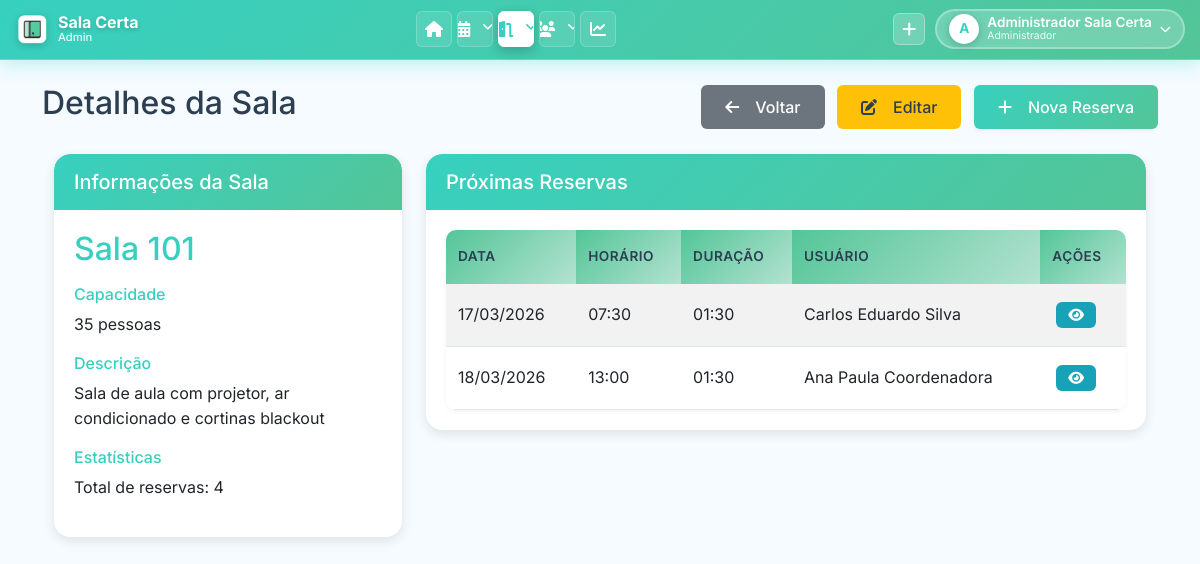
The app's page /pages/ver_sala.php?id=6 (signed in) with its own data.
### tables this page shows
CREATE TABLE `SALA` (
    `SALA_ID` INT(11) NOT NULL AUTO_INCREMENT,
    `NUM_SALA` VARCHAR(50) NOT NULL COMMENT 'Número/código da sala (ex: 101, T01, LAB-01)',
    `QTD_PESSOAS` INT(11) NOT NULL DEFAULT 0 COMMENT 'Capacidade máxima de pessoas',
    `DESCRICAO` TEXT DEFAULT NULL COMMENT 'Descrição da sala e recursos disponíveis',
    `TIPO_SALA` VARCHAR(100) DEFAULT '' COMMENT 'Tipo: Sala de Aula, Laboratório, Auditório, Sala de Reunião, Biblioteca',
    `SETOR_RESPONSAVEL` VARCHAR(255) DEFAULT '' COMMENT 'Setor responsável pela sala',
    PRIMARY KEY (`SALA_ID`),
    UNIQUE KEY `uk_num_sala` (`NUM_SALA`)
);

CREATE TABLE `RESERVA_SALA` (
    `RESERVA_ID` INT(11) NOT NULL AUTO_INCREMENT,
    `USUARIO_ID` INT(11) NOT NULL,
    `SALA_ID` INT(11) NOT NULL,
    `DATA_RESERVA` DATE NOT NULL COMMENT 'Data da reserva (YYYY-MM-DD)',
    `HORA_INICIO` TIME NOT NULL COMMENT 'Horário de início (HH:MM:SS)',
    `TEMPO_RESERVA` TIME NOT NULL COMMENT 'Duração da reserva (ex: 01:30:00)',
    `ESTADO` ENUM('Ativa', 'Cancelada', 'Pendente', 'Reservado') NOT NULL DEFAULT 'Ativa',
    PRIMARY KEY (`RESERVA_ID`),
    KEY `idx_reserva_usuario` (`USUARIO_ID`),
    KEY `idx_reserva_sala` (`SALA_ID`),
    KEY `idx_reserva_data` (`DATA_RESERVA`),
    KEY `idx_reserva_estado` (`ESTADO`),
    KEY `idx_reserva_sala_data_estado` (`SALA_ID`, `DATA_RESERVA`, `ESTADO`) COMMENT 'Índice composto para verificação de conflitos',
    CONSTRAINT `fk_reserva_usuario` FOREIGN KEY (`USUARIO_ID`) REFERENCES `USUARIO` (`USUARIO_ID`) ON DELETE RESTRICT ON UPDATE CASCADE,
    CONSTRAINT `fk_reserva_sala` FOREIGN KEY (`SALA_ID`) REFERENCES `SALA` (`SALA_ID`) ON DELETE RESTRICT ON UPDATE CASCADE
);

CREATE TABLE `USUARIO` (
    `USUARIO_ID` INT(11) NOT NULL AUTO_INCREMENT,
    `USUARIO_NOME` VARCHAR(255) NOT NULL,
    `USUARIO_EMAIL` VARCHAR(255) NOT NULL,
    `USUARIO_SENHA` VARCHAR(255) NOT NULL COMMENT 'Hash bcrypt via password_hash() ou texto puro (legado)',
    `USUARIO_CPF` VARCHAR(14) NOT NULL COMMENT 'Formato: 000.000.000-00 ou apenas números',
    `USUARIO_CURSO` VARCHAR(255) DEFAULT NULL,
    `TIPO_USUARIO` ENUM('admin', 'comum') NOT NULL DEFAULT 'comum',
    `SETOR` VARCHAR(255) DEFAULT '' COMMENT 'Se preenchido, permite acesso ao painel admin',
    `FOTO_PERFIL` VARCHAR(500) DEFAULT NULL COMMENT 'Caminho relativo: uploads/perfil/user_X_timestamp.png',
    PRIMARY KEY (`USUARIO_ID`),
    UNIQUE KEY `uk_usuario_email` (`USUARIO_EMAIL`),
    UNIQUE KEY `uk_usuario_cpf` (`USUARIO_CPF`)
);

### classes/Sala.php (called while the page is built, shortened)
<?php
class Sala {
    public static function buscarPorId($id) {
        $conn = Conexao::getConn();
        $sql = "SELECT * FROM SALA WHERE SALA_ID = :id";
        $stmt = $conn->prepare($sql);
        $stmt->bindValue(':id', $id);
        $stmt->execute();
        return $stmt->fetch();
    }
}

### pages/ver_sala.php (the view, shortened to what this page needs)
<?php
require_once '../classes/Sala.php';
$id = $_GET['id'];
$sala = Sala::buscarPorId($id);
$conn = Conexao::getConn();
$hoje = date('Y-m-d');
$sql = "SELECT r.*, u.USUARIO_NOME
        FROM RESERVA_SALA r
        JOIN USUARIO u ON r.USUARIO_ID = u.USUARIO_ID
        WHERE r.SALA_ID = :sala_id
        AND (r.DATA_RESERVA >= :hoje OR (r.DATA_RESERVA = :hoje AND ADDTIME(r.HORA_INICIO, r.TEMPO_RESERVA) >= CURTIME()))
        AND r.ESTADO = 'Ativa'
        ORDER BY r.DATA_RESERVA, r.HORA_INICIO
        LIMIT 10";
$stmt = $conn->prepare($sql);
$stmt->bindValue(':sala_id', $id);
$stmt->bindValue(':hoje', $hoje);
$stmt->execute();
$proximas_reservas = $stmt->fetchAll();
$sql = "SELECT COUNT(*) as total FROM RESERVA_SALA WHERE SALA_ID = :sala_id";
$stmt = $conn->prepare($sql);
$stmt->bindValue(':sala_id', $id);
$stmt->execute();
$resultado = $stmt->fetch();
$total_reservas = $resultado['total'];
include '../includes/header.php';
?>
<div class="row">
    <div class="col-md-12">
        <div class="d-flex justify-content-between align-items-center mb-4">
            <h2>Detalhes da Sala</h2>
            <div>
                <a href="salas.php" class="btn btn-secondary">
                    <i class="fas fa-arrow-left me-2"></i>Voltar
                </a>
                <a href="editar_sala.php?id=<?php echo $sala['SALA_ID']; ?>" class="btn btn-warning ms-2">
                    <i class="fas fa-edit me-2"></i>Editar
                </a>
                <a href="nova_reserva.php" class="btn btn-primary ms-2">
                    <i class="fas fa-plus me-2"></i>Nova Reserva
                </a>
            </div>
        </div>
        <div class="row">
            <div class="col-md-4">
                <div class="card">
                    <div class="card-header">
                        <h5 class="card-title mb-0">Informações da Sala</h5>
                    </div>
                    <div class="card-body">
                        <h2 class="mb-3 text-primary">Sala <?php echo $sala['NUM_SALA']; ?></h2>
                        <div class="mb-3">
                            <h6 class="text-primary">Capacidade</h6>
                            <p><?php echo $sala['QTD_PESSOAS']; ?> pessoas</p>
                        </div>
                        <div class="mb-3">
                            <h6 class="text-primary">Descrição</h6>
                            <p><?php echo $sala['DESCRICAO']; ?></p>
                        </div>
                        <div class="mb-3">
                            <h6 class="text-primary">Estatísticas</h6>
                            <p class="mb-0">Total de reservas: <?php echo $total_reservas; ?></p>
                        </div>
                    </div>
                </div>
            </div>
            <div class="col-md-8">
                <div class="card">
                    <div class="card-header">
                        <h5 class="card-title mb-0">Próximas Reservas</h5>
                    </div>
                    <div class="card-body">
                        <?php if (count($proximas_reservas) > 0): ?>
                        <div class="table-responsive">
                            <table class="table table-striped table-hover">
                                <thead>
                                    <tr>
                                        <th>Data</th>
                                        <th>Horário</th>
                                        <th>Duração</th>
                                        <th>Usuário</th>
                                        <th>Ações</th>
                                    </tr>
                                </thead>
                                <tbody>
                                    <?php foreach ($proximas_reservas as $reserva): ?>
                                    <tr>
                                        <td><?php echo date('d/m/Y', strtotime($reserva['DATA_RESERVA'])); ?></td>
                                        <td><?php echo date('H:i', strtotime($reserva['HORA_INICIO'])); ?></td>
                                        <td><?php echo date('H:i', strtotime($reserva['TEMPO_RESERVA'])); ?></td>
                                        <td><?php echo $reserva['USUARIO_NOME']; ?></td>
                                        <td>
                                            <a href="ver_reserva.php?id=<?php echo $reserva['RESERVA_ID']; ?>" class="btn btn-sm btn-info" data-bs-toggle="tooltip" title="Ver detalhes">
                                                <i class="fas fa-eye"></i>
                                            </a>
                                        </td>
                                    </tr>
                                    <?php endforeach; ?>
                                </tbody>
                            </table>
                        </div>
                        <?php else: ?>
                        <div class="alert alert-info">
                            <i class="fas fa-info-circle me-2"></i>Não há reservas futuras para esta sala.
                        </div>
                        <?php endif; ?>
                    </div>
                </div>
            </div>
        </div>
    </div>
</div>
<?php include '../includes/footer.php'; ?>

### assets/css/style.css (style rules this page uses)
:root { --primary: #37D0C0; --primary-dark: #2bb8a8; --primary-light: #53C598; --secondary: #B3E2D0; --accent: #e40b0b; --bg-light: #F5FBFF; --bg-white: #ffffff; --text-dark: #2c3e50; --text-light: #7f8c8d; --text-white: #ffffff; --border-color: #e1e8ed; --shadow-sm: 0 2px 4px rgba(0, 0, 0, 0.05); --shadow-md: 0 4px 12px rgba(0, 0, 0, 0.1); --shadow-lg: 0 8px 24px rgba(0, 0, 0, 0.12); --shadow-xl: 0 12px 40px rgba(0, 0, 0, 0.15); --transition: all 0.3s cubic-bezier(0.4, 0, 0.2, 1); --radius-sm: 6px; --radius-md: 10px; --radius-lg: 16px; }
* { margin: 0; padding: 0; box-sizing: border-box; }
body { font-family: 'Inter', 'Segoe UI', Tahoma, Geneva, Verdana, sans-serif; background-color: var(--bg-light); color: var(--text-dark); line-height: 1.6; overflow-x: hidden; }
.card { border: none; border-radius: var(--radius-lg); box-shadow: var(--shadow-md); margin-bottom: 24px; transition: var(--transition); overflow: hidden; background: var(--bg-white); animation: fadeIn 0.5s ease-out; }
.card-header { background: linear-gradient(135deg, var(--primary), var(--primary-light)); color: var(--text-white); border: none; padding: 18px 24px; font-weight: 600; font-size: 1.1rem; border-radius: var(--radius-lg) var(--radius-lg) 0 0 !important; }
.card-body { padding: 24px; }
.btn { border-radius: var(--radius-sm); padding: 10px 24px; font-weight: 500; transition: var(--transition); border: none; display: inline-flex; align-items: center; gap: 8px; }
.btn-primary { background: linear-gradient(135deg, var(--primary), var(--primary-light)); color: var(--text-white); box-shadow: var(--shadow-sm); }
.btn-secondary { background: #6c757d; color: var(--text-white); }
.btn-warning { background: #ffc107; color: var(--text-dark); }
.btn-info { background: #17a2b8; color: var(--text-white); }
.btn-sm { padding: 6px 12px; font-size: 0.875rem; }
.table-responsive { border-radius: var(--radius-md); overflow: hidden; box-shadow: var(--shadow-sm); }
.table { margin-bottom: 0; }
.table thead th { background: linear-gradient(135deg, var(--primary-light), var(--secondary)); color: var(--text-dark); border: none; font-weight: 600; text-transform: uppercase; font-size: 0.85rem; letter-spacing: 0.5px; padding: 16px 12px; }
.table tbody tr { transition: var(--transition); border-bottom: 1px solid var(--border-color); }
.table tbody td { padding: 14px 12px; vertical-align: middle; }
.text-primary { color: var(--primary) !important; }
html { scroll-behavior: smooth; }

### assets/css/global.css (style rules this page uses)
body { padding: 0 !important; margin: 0 !important; }
.card, .alert, .table-responsive, .row { margin-left: 0 !important; margin-right: 0 !important; }
.row { margin-left: 0; margin-right: 0; }
.col, [class*="col-"] { padding-left: calc(var(--bs-gutter-x) * .5); padding-right: calc(var(--bs-gutter-x) * .5); }
html { scroll-behavior: smooth; }
body { overflow-x: hidden; }
.mb-4 { margin-bottom: 1.5rem !important; }
.card-body { padding: 1.25rem !important; }
.card-header { padding: 1rem 1.25rem !important; }
.btn { margin: 0.25rem; }
.btn-group .btn, .d-flex .btn { margin: 0; }
* { box-sizing: border-box; }

### records on screen
sala: NUM_SALA "101", QTD_PESSOAS "35", DESCRICAO "Sala de aula com projetor, ar condicionado e cortinas blackout"
reserva_sala: DATA_RESERVA "17/03/2026", HORA_INICIO "07:30", TEMPO_RESERVA "01:30", USUARIO_ID.USUARIO_NOME "Carlos Eduardo Silva"
reserva_sala: DATA_RESERVA "18/03/2026", HORA_INICIO "13:00", TEMPO_RESERVA "01:30", USUARIO_ID.USUARIO_NOME "Ana Paula Coordenadora"

### other values on screen
substr($_SESSION['usuario_nome'], 0, 1) "A"
$_SESSION['usuario_nome'] "Administrador Sala Certa"
$total_reservas "4"
